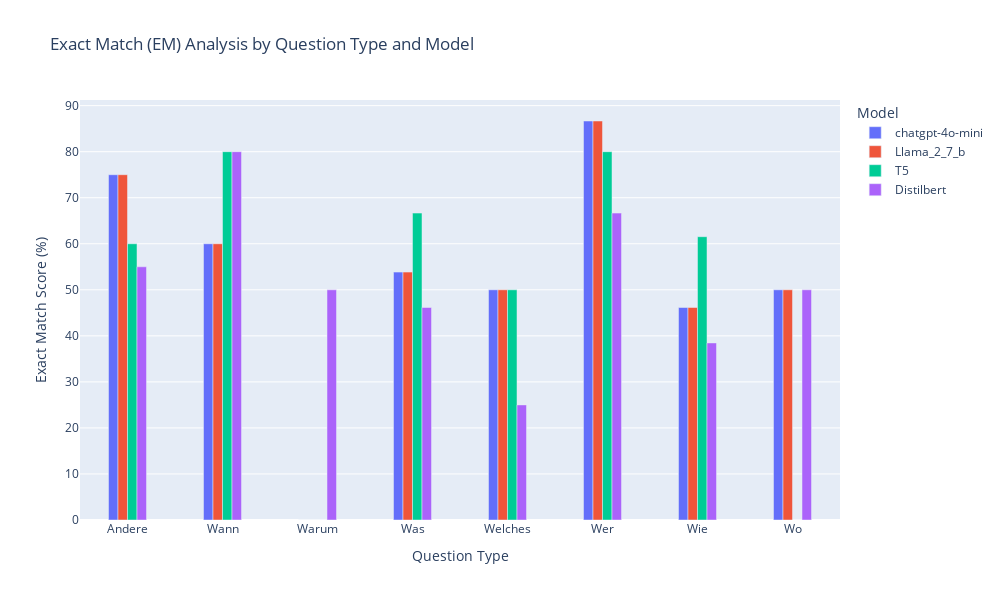

Source (notebook cell):
### Markdown cell above
Diese Zelle führt eine **Analyse der Leistung der Modelle** basierend auf unterschiedlichen **Fragetypen** durch. Fragen werden klassifiziert und die **Exact Match (EM)**- und **F1-Scores** für jede Modellantwort werden berechnet und visualisiert.

#### Hauptpunkte:
1. **Klassifizierung der Fragen**:
   - Fragen werden anhand ihrer ersten Wörter wie "What", "How", "When" etc. klassifiziert.
   - Die Klassifikation erfolgt in Kategorien wie **"Was", "Wie", "Wann"** und anderen.

2. **Gruppierung nach Fragetyp**:
   - Die Daten werden nach **Fragetyp** gruppiert, und für jede Gruppe werden die EM- und F1-Scores berechnet.

3. **Evaluation der Modelle**:
   - Für jedes Modell werden die Leistungsmesswerte (EM und F1) pro Fragetyp berechnet.
   - Die Ergebnisse werden in einem DataFrame gespeichert.



#### Ziel:
Die Analyse zeigt, wie gut die Modelle verschiedene Arten von Fragen beantworten können, und bietet Einblicke in spezifische Schwächen oder Stärken.

### Code cell
data = df.copy()

# Funktion zur Klassifizierung von Fragen basierend auf ihren Anfangswörtern.
def classify_question(question):
    if re.match(r'(?i)^what\b', question):  # Erkennung von "What"
        return 'Was'
    elif re.match(r'(?i)^how\b', question):  # Erkennung von "How"
        return 'Wie'
    elif re.match(r'(?i)^when\b', question):  # Erkennung von "When"
        return 'Wann'
    elif re.match(r'(?i)^where\b', question):  # Erkennung von "Where"
        return 'Wo'
    elif re.match(r'(?i)^who\b', question):  # Erkennung von "Who"
        return 'Wer'
    elif re.match(r'(?i)^which\b', question):  # Erkennung von "Which"
        return 'Welches'
    elif re.match(r'(?i)^why\b', question):  # Erkennung von "Why"
        return 'Warum'
    else:
        return 'Andere'  # Standardkategorie für nicht erkannte Fragen.

# Klassifizierung der Fragen in der Spalte 'question'.
data['Question_Type'] = data['question'].apply(classify_question)

# Definition der Modellspalten für die Auswertung.
model_columns = ['chatgpt-4o-mini', 'Llama_2_7_b', 'T5', 'Distilbert']

# Gruppieren der Daten nach Fragetyp.
grouped = data.groupby('Question_Type')

# Initialisierung eines Dictionaries zur Speicherung aller Ergebnisse.
all_model_results = []

# Auswertung der Modelle für jeden Fragetyp.
for model in model_columns:
    model_results = []
    for question_type, group in grouped:
        # Berechnung von EM und F1 für den aktuellen Fragetyp und das Modell.
        em, f1 = evaluate_predictions(group['context'], group['question'], group['answer'], group[model])
        model_results.append({
            'Model': model,
            'Question_Type': question_type,
            'Exact_Match': em,
            'F1_Score': f1
        })
    all_model_results.extend(model_results)

# Umwandlung der Ergebnisse in einen DataFrame.
final_results_df = pd.DataFrame(all_model_results)

# Speichern der Ergebnisse als Excel-Datei.
final_results_df_path = 'data/question_type_analysis_per_model.xlsx'
final_results_df.to_excel(final_results_df_path, index=False)

# Parameter für den Abstand zwischen Balkengruppen.
bargap_value = 0.6

# Erstellen eines gruppierten Balkendiagramms für Exact Match (EM).
em_fig = px.bar(
    final_results_df,
    x='Question_Type',
    y='Exact_Match',
    color='Model',
    barmode='group',
    title='Exact Match (EM) Analysis by Question Type and Model',
    labels={'Exact_Match': 'Exact Match Score (%)', 'Question_Type': 'Question Type'},
    height=600,
    width=1000
)

# Aktualisieren des Layouts für die Abstände.
em_fig.update_layout(bargap=bargap_value)
em_fig.show()

### Figure 1 — Plotly figure (JSON) as saved in the notebook; plotly's stock layout.template omitted (floating-point values rounded to 4 significant figures)
{"data": [{"alignmentgroup": "True", "hovertemplate": "Model=chatgpt-4o-mini<br>Question Type=%{x}<br>Exact Match Score (%)=%{y}<extra></extra>", "legendgroup": "chatgpt-4o-mini", "marker": {"color": "#636efa", "pattern": {"shape": ""}}, "name": "chatgpt-4o-mini", "offsetgroup": "chatgpt-4o-mini", "orientation": "v", "showlegend": true, "textposition": "auto", "type": "bar", "x": ["Andere", "Wann", "Warum", "Was", "Welches", "Wer", "Wie", "Wo"], "xaxis": "x", "y": [75, 60, 0, 53.85, 50, 86.67, 46.15, 50], "yaxis": "y"}, {"alignmentgroup": "True", "hovertemplate": "Model=Llama_2_7_b<br>Question Type=%{x}<br>Exact Match Score (%)=%{y}<extra></extra>", "legendgroup": "Llama_2_7_b", "marker": {"color": "#EF553B", "pattern": {"shape": ""}}, "name": "Llama_2_7_b", "offsetgroup": "Llama_2_7_b", "orientation": "v", "showlegend": true, "textposition": "auto", "type": "bar", "x": ["Andere", "Wann", "Warum", "Was", "Welches", "Wer", "Wie", "Wo"], "xaxis": "x", "y": [75, 60, 0, 53.85, 50, 86.67, 46.15, 50], "yaxis": "y"}, {"alignmentgroup": "True", "hovertemplate": "Model=T5<br>Question Type=%{x}<br>Exact Match Score (%)=%{y}<extra></extra>", "legendgroup": "T5", "marker": {"color": "#00cc96", "pattern": {"shape": ""}}, "name": "T5", "offsetgroup": "T5", "orientation": "v", "showlegend": true, "textposition": "auto", "type": "bar", "x": ["Andere", "Wann", "Warum", "Was", "Welches", "Wer", "Wie", "Wo"], "xaxis": "x", "y": [60, 80, 0, 66.67, 50, 80, 61.54, 0], "yaxis": "y"}, {"alignmentgroup": "True", "hovertemplate": "Model=Distilbert<br>Question Type=%{x}<br>Exact Match Score (%)=%{y}<extra></extra>", "legendgroup": "Distilbert", "marker": {"color": "#ab63fa", "pattern": {"shape": ""}}, "name": "Distilbert", "offsetgroup": "Distilbert", "orientation": "v", "showlegend": true, "textposition": "auto", "type": "bar", "x": ["Andere", "Wann", "Warum", "Was", "Welches", "Wer", "Wie", "Wo"], "xaxis": "x", "y": [55, 80, 50, 46.15, 25, 66.67, 38.46, 50], "yaxis": "y"}], "layout": {"bargap": 0.6, "barmode": "group", "height": 600, "legend": {"title": {"text": "Model"}, "tracegroupgap": 0}, "title": {"text": "Exact Match (EM) Analysis by Question Type and Model"}, "width": 1000, "xaxis": {"anchor": "y", "domain": [0, 1], "title": {"text": "Question Type"}}, "yaxis": {"anchor": "x", "domain": [0, 1], "title": {"text": "Exact Match Score (%)"}}}}
